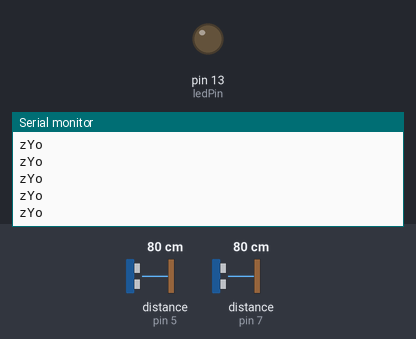
The sketch below on a simulated Arduino Uno, built with avr-gcc and run on an emulated ATmega328P. Parts: output pins drawn as LEDs (lit = HIGH), the last lines printed to the serial monitor. Wiring (inferred from the names in the program): 2 × ultrasonic range finder: trigger pin 4, echo pin 5 / trigger pin 6, echo pin 7. The inputs (shaded band) are chosen by the test bench; at power-on: distance to the obstacle (sensors on pin 5, pin 7) 80 cm. The echo pulse lasts 58.3 µs per cm; no radio packets arrive unless stated; pins used as bus, display or sensor lines are not drawn.

Above: at 1.2 s.
1.3 s: distance to the obstacle (sensor on pin 5) set to 2 cm
At 1.55 s:
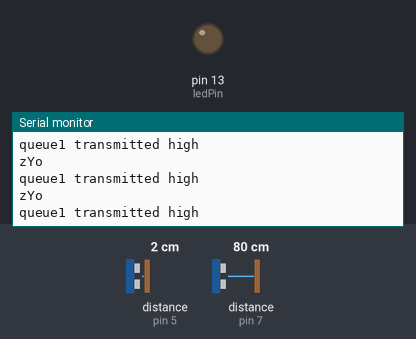
2.9 s: distance to the obstacle (sensor on pin 7) set to 4 cm
5.9 s: distance to the obstacle (sensor on pin 5) set to 18 cm
At 6.4 s:
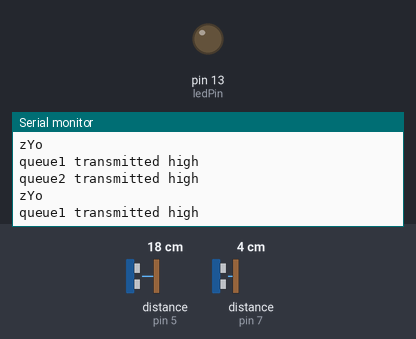

The sketch:

_eni_project_v1_31.ino
```cpp
// #include <LiquidCrystal.h>
#include <SPI.h>
#include <nRF24L01.h>
#include <RF24.h>
RF24 radio(9, 10);                // CE, CSN
const byte address[6] = "00001";  //Byte of array representing the address. This is the address where we will send the data. This should be same on the receiving side.
int button_pin = 2;
boolean button_state = 0;


// C++ code
//
// LiquidCrystal lcd(7, 6, 12, 11,10,9);

int INq1 = 2;
int INq2 = 3;
int OUTq1trig = 4;
int OUTq1echo = 5;
int OUTq2trig = 6;
int OUTq2echo = 7;
// int OUTq2 = 5;
int limit = 0;
int ledPin = 13;
int state = LOW;
int state2 = LOW;
int state3 = LOW;
int state4 = LOW;
//queue<int> qu;
int counter = 0;
int counter2 = 0;
unsigned int val = 0;
int flag = 0;
//int flag2 =0;


int readUltrasonicDistance(int triggerPin, int echoPin) {
  pinMode(triggerPin, OUTPUT);  // Clear the trigger
  digitalWrite(triggerPin, LOW);
  delayMicroseconds(2);
  // Sets the trigger pin to HIGH state for 10 microseconds
  digitalWrite(triggerPin, HIGH);
  delayMicroseconds(10);
  digitalWrite(triggerPin, LOW);
  pinMode(echoPin, INPUT);
  // Reads the echo pin, and returns the sound wave travel time in microseconds
  return pulseIn(echoPin, HIGH);
}


void setup() {
  pinMode(ledPin, OUTPUT);
  //pinMode(inputIN, INPUT);
  //pinMode(inputOUT, INPUT);
  //  lcd.begin(16, 2);
  //   lcd.setCursor(0,0);
  // lcd.print("queue-1 ");
  // lcd.setCursor(0,1);
  // lcd.print("queue-2 ");
  pinMode(button_pin, INPUT);
  radio.begin();                   //Starting the Wireless communication
  radio.openWritingPipe(address);  //Setting the address where we will send the data
  radio.setPALevel(RF24_PA_MIN);   //You can set it as minimum or maximum depending on the distance between the transmitter and receiver.
  radio.stopListening();
  //This sets the module as transmitter


  Serial.begin(9600);
}


void exitq1() {
  Serial.println("zYo");


  limit = 15;

  val = 0.01273 * readUltrasonicDistance(OUTq1trig, OUTq1echo);
  if (val <= limit and val > 0) {

    state3 = HIGH;
    const char text[] = "q1_HIGH";
    unsigned int pp = 11;
    // Serial.println(text);
    // radio.write(&pp, sizeof(pp));
    Serial.println("queue1 transmitted high");

  } else {
    const char text[] = "q1_LOW";
    unsigned int pp = 10;
    // radio.write(&pp, sizeof(pp));

    if (state3 == HIGH) {
       Serial.println("queue1 transmitted low");
      pp=11;
      radio.write(&pp, sizeof(pp));
      Serial.println("queue1 data sent ");
      state3 = LOW;
    }
    else{

    }
  }
}

void exitq2() {
  limit = 15;

  val = (0.01273) * readUltrasonicDistance(OUTq2trig, OUTq2echo);
  if (val <= limit and val > 0) {
    state4 = HIGH;
    const char text[] = "q2_HIGH";
    unsigned int pp = 21;
    // Serial.println(text);
    // radio.write(&pp, sizeof(pp));

    Serial.println("queue2 transmitted high");

  } else {

    const char text[] = "q2_LOW";
    unsigned int pp = 20;
    if (state4 == HIGH) {
       Serial.println("queue2 transmitted low");
      pp=21;
      radio.write(&pp, sizeof(pp));
      Serial.println("queue2 data sent ");
      state4 = LOW;
    }

  }
}


void repeat() {


  exitq1();
  exitq2();
  //  merged();
  delay(100);
}

void loop() {
  //digitalWrite(ledPin, HIGH);
  //delay(50);
  //digitalWrite(ledPin, LOW);
  //delay(50);

  repeat();
  // if (counter > counter2 and flag) {
  //   Serial.print("Enter queue 2 : ");
  //   Serial.print(counter);
  //   Serial.print(" ");
  //   Serial.println(counter2);
  //   flag = 0;
  // } else if (counter < counter2 and flag) {
  //   Serial.print("Enter queue 1 : ");
  //   Serial.print(counter);
  //   Serial.print(" ");
  //   Serial.println(counter2);
  //   flag = 0;
  // } else if (counter == counter2 and flag) {
  //   Serial.print("Enter any queue : ");
  //   Serial.print(counter);
  //   Serial.print(" ");
  //   Serial.println(counter2);
  //   flag = 0;
  // }
}
```

Measured:
- after the input at 1.3 s, the serial monitor: prints a new line at once (image 1)
